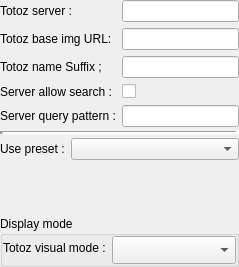
<?xml version="1.0" encoding="UTF-8"?>
<ui version="4.0">
 <class>QQTotozSettings</class>
 <widget class="QWidget" name="QQTotozSettings">
  <property name="geometry">
   <rect>
    <x>0</x>
    <y>0</y>
    <width>239</width>
    <height>267</height>
   </rect>
  </property>
  <property name="windowTitle">
   <string>Form</string>
  </property>
  <layout class="QVBoxLayout" name="verticalLayout">
   <property name="spacing">
    <number>4</number>
   </property>
   <property name="leftMargin">
    <number>0</number>
   </property>
   <property name="topMargin">
    <number>0</number>
   </property>
   <property name="rightMargin">
    <number>0</number>
   </property>
   <property name="bottomMargin">
    <number>0</number>
   </property>
   <item>
    <widget class="QWidget" name="widget" native="true">
     <property name="sizePolicy">
      <sizepolicy hsizetype="Preferred" vsizetype="Minimum">
       <horstretch>0</horstretch>
       <verstretch>0</verstretch>
      </sizepolicy>
     </property>
     <layout class="QFormLayout" name="formLayout">
      <property name="horizontalSpacing">
       <number>6</number>
      </property>
      <property name="verticalSpacing">
       <number>6</number>
      </property>
      <property name="leftMargin">
       <number>0</number>
      </property>
      <property name="topMargin">
       <number>0</number>
      </property>
      <property name="rightMargin">
       <number>0</number>
      </property>
      <property name="bottomMargin">
       <number>0</number>
      </property>
      <item row="2" column="1">
       <widget class="QLineEdit" name="srvTotozBaseImgLineEdit"/>
      </item>
      <item row="2" column="0">
       <widget class="QLabel" name="label">
        <property name="text">
         <string>Totoz base img URL:</string>
        </property>
       </widget>
      </item>
      <item row="4" column="1">
       <widget class="QCheckBox" name="srvAllowSearch">
        <property name="text">
         <string/>
        </property>
       </widget>
      </item>
      <item row="4" column="0">
       <widget class="QLabel" name="labelSrvAllowSearch">
        <property name="text">
         <string>Server allow search :</string>
        </property>
       </widget>
      </item>
      <item row="1" column="1">
       <widget class="QLineEdit" name="srvTotozLineEdit"/>
      </item>
      <item row="1" column="0">
       <widget class="QLabel" name="labelSrvTotoz">
        <property name="text">
         <string>Totoz server :</string>
        </property>
       </widget>
      </item>
      <item row="3" column="0">
       <widget class="QLabel" name="labelSrvNameSuffix">
        <property name="text">
         <string>Totoz name Suffix ;</string>
        </property>
       </widget>
      </item>
      <item row="3" column="1">
       <widget class="QLineEdit" name="srvNameSuffixlineEdit"/>
      </item>
      <item row="5" column="0">
       <widget class="QLabel" name="labelSrvQueryPattern">
        <property name="text">
         <string>Server query pattern :</string>
        </property>
       </widget>
      </item>
      <item row="5" column="1">
       <widget class="QLineEdit" name="srvTotozQueryPatternLineEdit"/>
      </item>
     </layout>
    </widget>
   </item>
   <item>
    <widget class="Line" name="line">
     <property name="lineWidth">
      <number>4</number>
     </property>
     <property name="midLineWidth">
      <number>0</number>
     </property>
     <property name="orientation">
      <enum>Qt::Horizontal</enum>
     </property>
    </widget>
   </item>
   <item>
    <widget class="QWidget" name="widget_2" native="true">
     <property name="sizePolicy">
      <sizepolicy hsizetype="Preferred" vsizetype="Minimum">
       <horstretch>0</horstretch>
       <verstretch>0</verstretch>
      </sizepolicy>
     </property>
     <layout class="QFormLayout" name="formLayout_3">
      <property name="leftMargin">
       <number>0</number>
      </property>
      <property name="topMargin">
       <number>0</number>
      </property>
      <property name="rightMargin">
       <number>0</number>
      </property>
      <property name="bottomMargin">
       <number>0</number>
      </property>
      <item row="0" column="0">
       <widget class="QLabel" name="presetLbl">
        <property name="text">
         <string>Use preset :</string>
        </property>
       </widget>
      </item>
      <item row="0" column="1">
       <widget class="QComboBox" name="presetCB"/>
      </item>
     </layout>
    </widget>
   </item>
   <item>
    <spacer name="verticalSpacer">
     <property name="orientation">
      <enum>Qt::Vertical</enum>
     </property>
     <property name="sizeHint" stdset="0">
      <size>
       <width>20</width>
       <height>40</height>
      </size>
     </property>
    </spacer>
   </item>
   <item>
    <widget class="QGroupBox" name="groupBox_2">
     <property name="sizePolicy">
      <sizepolicy hsizetype="Preferred" vsizetype="Minimum">
       <horstretch>0</horstretch>
       <verstretch>0</verstretch>
      </sizepolicy>
     </property>
     <property name="title">
      <string>Display mode</string>
     </property>
     <layout class="QFormLayout" name="formLayout_2">
      <property name="horizontalSpacing">
       <number>6</number>
      </property>
      <property name="verticalSpacing">
       <number>6</number>
      </property>
      <property name="leftMargin">
       <number>0</number>
      </property>
      <property name="topMargin">
       <number>0</number>
      </property>
      <property name="rightMargin">
       <number>0</number>
      </property>
      <property name="bottomMargin">
       <number>0</number>
      </property>
      <item row="0" column="1">
       <widget class="QComboBox" name="totozModeComboBox">
        <property name="sizePolicy">
         <sizepolicy hsizetype="Preferred" vsizetype="Expanding">
          <horstretch>0</horstretch>
          <verstretch>0</verstretch>
         </sizepolicy>
        </property>
       </widget>
      </item>
      <item row="0" column="0">
       <widget class="QLabel" name="labelModeTotoz">
        <property name="text">
         <string>Totoz visual mode :</string>
        </property>
       </widget>
      </item>
     </layout>
    </widget>
   </item>
  </layout>
 </widget>
 <resources/>
 <connections/>
</ui>
